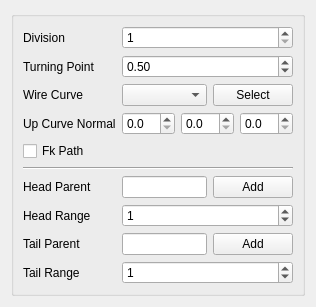
<?xml version="1.0" encoding="UTF-8"?>
<ui version="4.0">
 <class>Form</class>
 <widget class="QWidget" name="Form">
  <property name="geometry">
   <rect>
    <x>0</x>
    <y>0</y>
    <width>316</width>
    <height>288</height>
   </rect>
  </property>
  <property name="windowTitle">
   <string>Form</string>
  </property>
  <layout class="QHBoxLayout" name="horizontalLayout">
   <item>
    <widget class="QGroupBox" name="groupBox">
     <property name="title">
      <string/>
     </property>
     <layout class="QGridLayout" name="gridLayout">
      <item row="1" column="1" colspan="3">
       <widget class="QDoubleSpinBox" name="turning_point_doubleSpinBox">
        <property name="maximum">
         <double>1.000000000000000</double>
        </property>
        <property name="singleStep">
         <double>0.050000000000000</double>
        </property>
        <property name="value">
         <double>0.500000000000000</double>
        </property>
       </widget>
      </item>
      <item row="7" column="0">
       <widget class="QLabel" name="label_2">
        <property name="text">
         <string>Head Parent</string>
        </property>
       </widget>
      </item>
      <item row="10" column="1" colspan="3">
       <widget class="QSpinBox" name="tail_range_spinBox">
        <property name="maximum">
         <number>999</number>
        </property>
        <property name="value">
         <number>1</number>
        </property>
       </widget>
      </item>
      <item row="0" column="0">
       <widget class="QLabel" name="label_6">
        <property name="text">
         <string>Division</string>
        </property>
       </widget>
      </item>
      <item row="4" column="0">
       <widget class="QLabel" name="label_7">
        <property name="text">
         <string>Up Curve Normal</string>
        </property>
       </widget>
      </item>
      <item row="9" column="0">
       <widget class="QLabel" name="label_3">
        <property name="text">
         <string>Tail Parent</string>
        </property>
       </widget>
      </item>
      <item row="9" column="1" colspan="2">
       <widget class="QLineEdit" name="tail_parent_lineEdit">
        <property name="readOnly">
         <bool>false</bool>
        </property>
       </widget>
      </item>
      <item row="3" column="0">
       <widget class="QLabel" name="label">
        <property name="text">
         <string>Wire Curve</string>
        </property>
       </widget>
      </item>
      <item row="0" column="1" colspan="3">
       <widget class="QSpinBox" name="division_spinBox">
        <property name="minimum">
         <number>1</number>
        </property>
        <property name="maximum">
         <number>999</number>
        </property>
       </widget>
      </item>
      <item row="7" column="3">
       <widget class="QPushButton" name="add_head_parent_pushButton">
        <property name="text">
         <string>Add</string>
        </property>
       </widget>
      </item>
      <item row="3" column="3">
       <widget class="QPushButton" name="select_wire_curve_pushButton">
        <property name="text">
         <string>Select</string>
        </property>
       </widget>
      </item>
      <item row="10" column="0">
       <widget class="QLabel" name="label_5">
        <property name="text">
         <string>Tail Range</string>
        </property>
       </widget>
      </item>
      <item row="11" column="2">
       <spacer name="verticalSpacer">
        <property name="orientation">
         <enum>Qt::Vertical</enum>
        </property>
        <property name="sizeHint" stdset="0">
         <size>
          <width>20</width>
          <height>0</height>
         </size>
        </property>
       </spacer>
      </item>
      <item row="8" column="1" colspan="3">
       <widget class="QSpinBox" name="head_range_spinBox">
        <property name="maximum">
         <number>999</number>
        </property>
        <property name="value">
         <number>1</number>
        </property>
       </widget>
      </item>
      <item row="6" column="0" colspan="4">
       <widget class="Line" name="line">
        <property name="orientation">
         <enum>Qt::Horizontal</enum>
        </property>
       </widget>
      </item>
      <item row="1" column="0">
       <widget class="QLabel" name="label_8">
        <property name="text">
         <string>Turning Point</string>
        </property>
       </widget>
      </item>
      <item row="8" column="0">
       <widget class="QLabel" name="label_4">
        <property name="text">
         <string>Head Range</string>
        </property>
       </widget>
      </item>
      <item row="9" column="3">
       <widget class="QPushButton" name="add_tail_parent_pushButton">
        <property name="text">
         <string>Add</string>
        </property>
       </widget>
      </item>
      <item row="4" column="1" colspan="3">
       <layout class="QHBoxLayout" name="horizontalLayout_2">
        <item>
         <widget class="QDoubleSpinBox" name="up_normal_x_doubleSpinBox">
          <property name="decimals">
           <number>1</number>
          </property>
          <property name="maximum">
           <double>1.000000000000000</double>
          </property>
         </widget>
        </item>
        <item>
         <widget class="QDoubleSpinBox" name="up_normal_y_doubleSpinBox">
          <property name="decimals">
           <number>1</number>
          </property>
          <property name="maximum">
           <double>1.000000000000000</double>
          </property>
         </widget>
        </item>
        <item>
         <widget class="QDoubleSpinBox" name="up_normal_z_doubleSpinBox">
          <property name="decimals">
           <number>1</number>
          </property>
          <property name="maximum">
           <double>1.000000000000000</double>
          </property>
         </widget>
        </item>
       </layout>
      </item>
      <item row="7" column="1" colspan="2">
       <widget class="QLineEdit" name="head_parent_lineEdit">
        <property name="readOnly">
         <bool>false</bool>
        </property>
       </widget>
      </item>
      <item row="5" column="0">
       <widget class="QCheckBox" name="fk_path_checkBox">
        <property name="text">
         <string>Fk Path</string>
        </property>
       </widget>
      </item>
      <item row="3" column="1" colspan="2">
       <widget class="QComboBox" name="curve_comboBox"/>
      </item>
     </layout>
    </widget>
   </item>
  </layout>
 </widget>
 <resources/>
 <connections/>
</ui>
